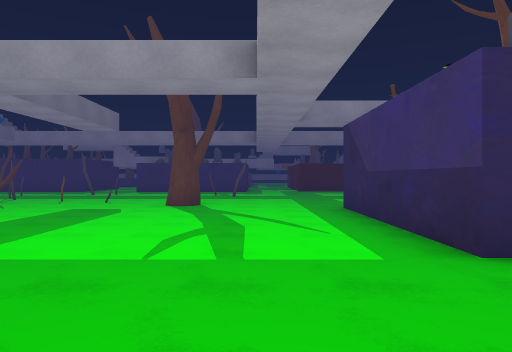
View 1 (above)

21 first-person views from a walk through a scene from a Unity 3-D project. The camera is 1.4 m above the floor, looks level and sees 70° across. The floor is counted in squares, 2 m on a side. Each view is taken from the middle of a square. On the plan, view 1 faces up. The plan holds only what a view shows up to about 11 squares ahead; the rest is blank. The place goes on beyond the plan. The player character is not drawn. Door leaves are left out, so doorways stand open. Some surface patterns are stand-ins.

View 2
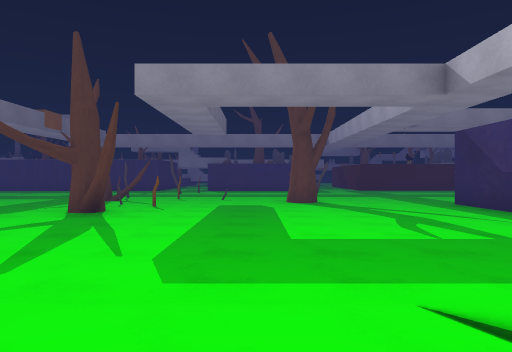

View 3
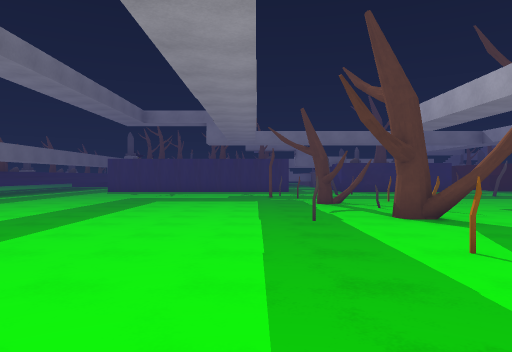

View 4
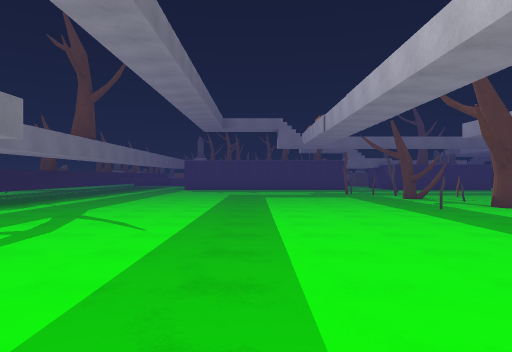

View 5
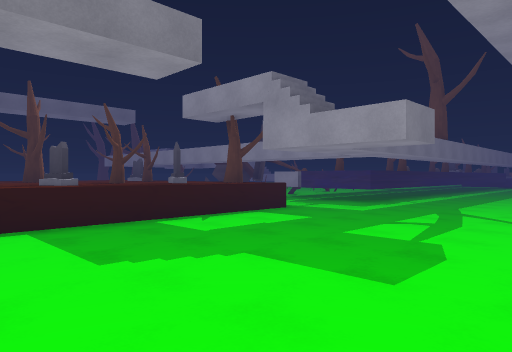

View 6
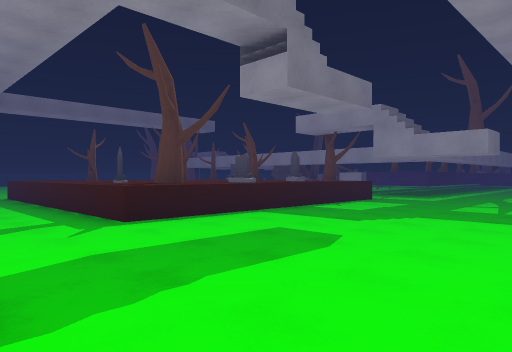

View 7
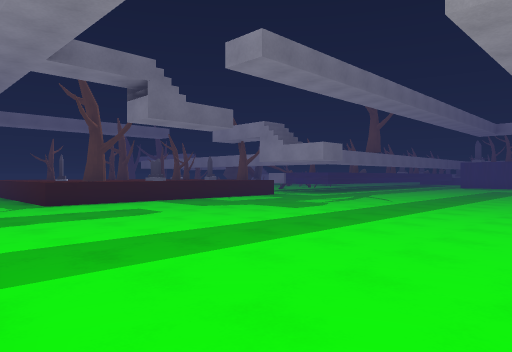

View 8
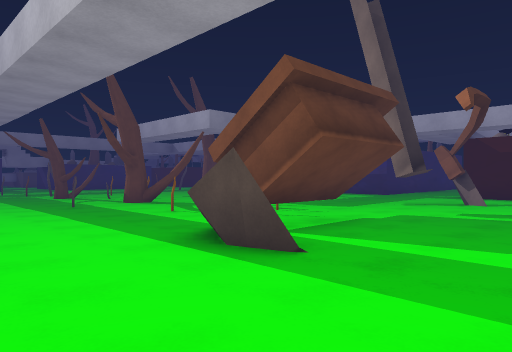

View 9
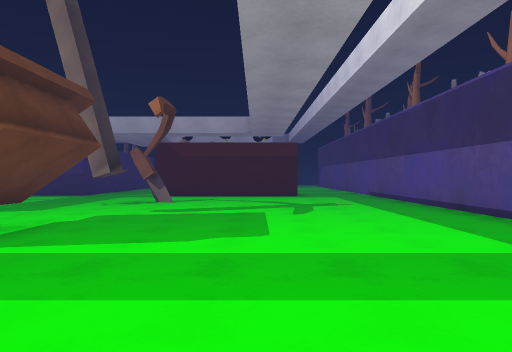

View 10
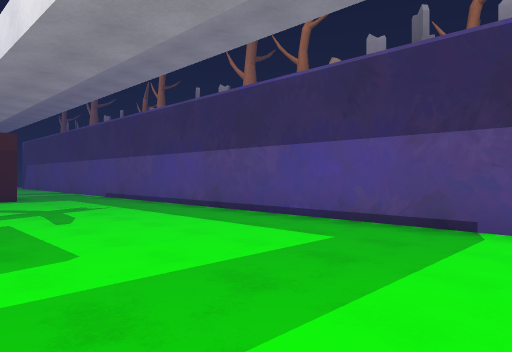

View 11
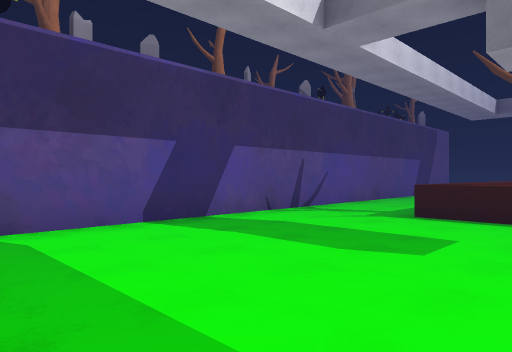

View 12
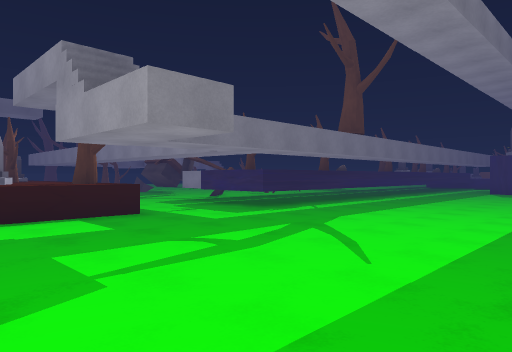

View 13
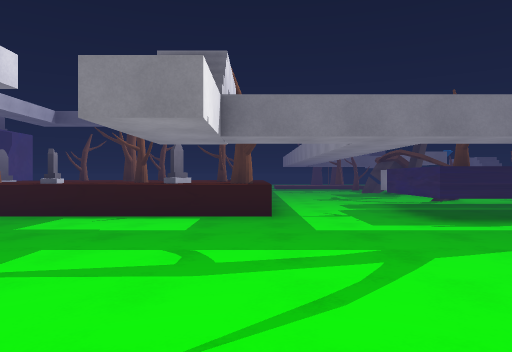

View 14
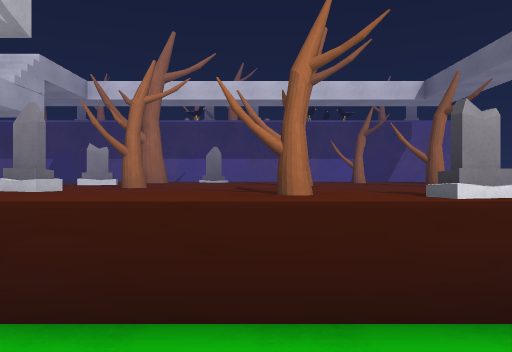

View 15
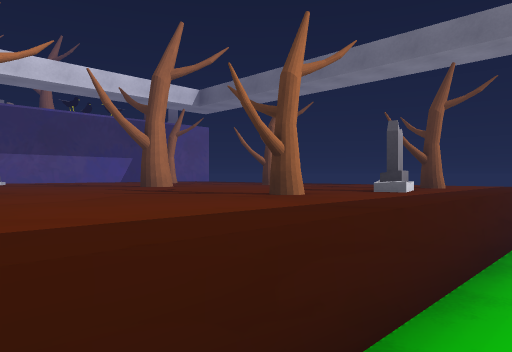

View 16
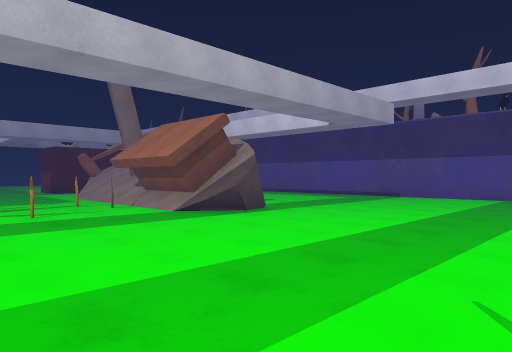

View 17
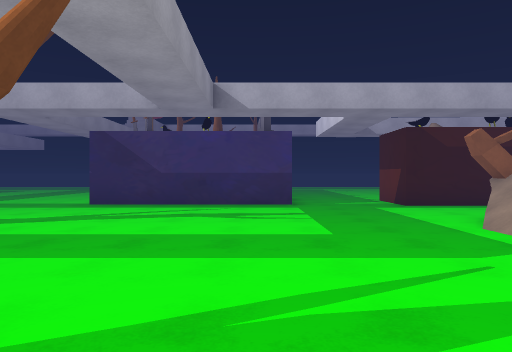

View 18
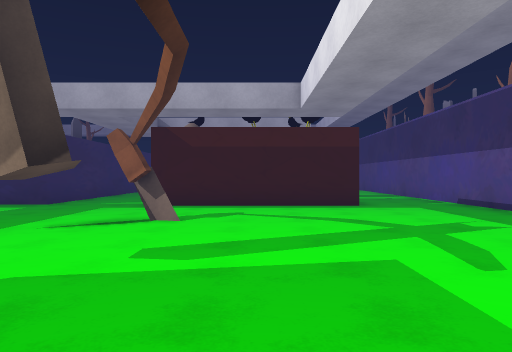

View 19
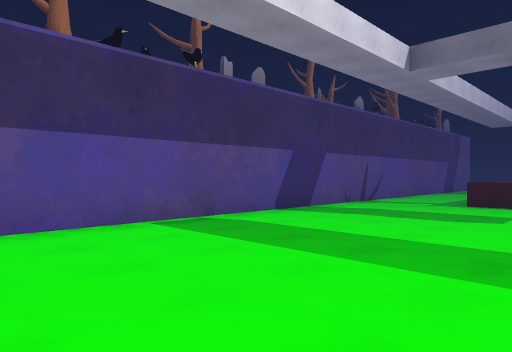

View 20
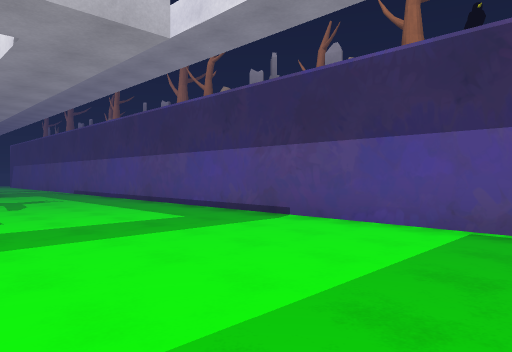

View 21
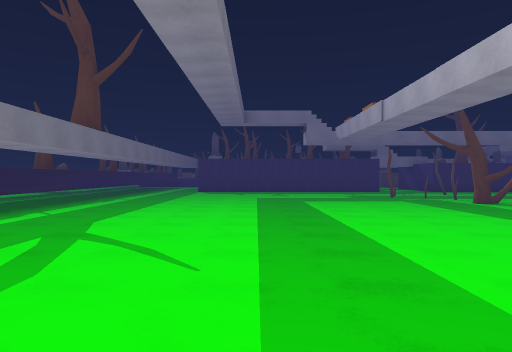

### Floor plan
Key: @ floor where view 1 was taken; # wall or solid block; . main floor; : floor 1.5 m higher than the main floor; / step, stairs or slope; = window, fence, low wall or low ledge; ^ raised ledge; T tree; B box; O other object.
Columns run from 23 left of view 1 to 4 right of it. Each row starts with its distance up from view 1.
 11      #......... #...........
 10 ..   #............#.........
  9 /.   #..........T....T......
  8 /##  #...........=.......#
  7 ..## #............#......#
  6 ...###.........#.T.......#
  5 .........................#
  4 .........................#
  3 ^^^TT...........#........###
  2 OT^^^............#/.........
  1 ^^^O^........../B#////......
  0 ^^^T^..........:##/#//B@.O#
 -1 TT^OO....................#
 -2 ^^^^^....................O
 -3 ^^OT^....................OO
 -4 ^^^^^....................#
 -5 ............................
 -6 ............................
 -7 ............................
 -8 #########OOO# OOOO##### ##O

Where each view was taken, in squares from view 1:
view 1: 0 up, 0 right, facing up
view 2: 1 down, 3 left, facing up
view 3: 0 up, 9 left, facing up
view 4: 2 down, 12 left, facing up
view 5: 3 down, 13 left, facing up-left
view 6: 7 down, 13 left, facing up-left
view 7: 7 down, 9 left, facing up-left
view 8: 3 down, 11 left, facing up-right
view 9: 3 down, 11 left, facing right
view 10: 2 down, 10 left, facing down-right
view 11: 2 down, 12 left, facing down-left
view 12: 0 up, 12 left, facing up-left
view 13: 3 up, 12 left, facing left
view 14: 5 up, 22 left, facing down
view 15: 4 up, 20 left, facing down-left
view 16: 5 up, 14 left, facing down-right
view 17: 4 up, 7 left, facing right
view 18: 2 down, 7 left, facing right
view 19: 2 down, 9 left, facing down-left
view 20: 2 down, 13 left, facing down-right
view 21: 0 up, 13 left, facing up
